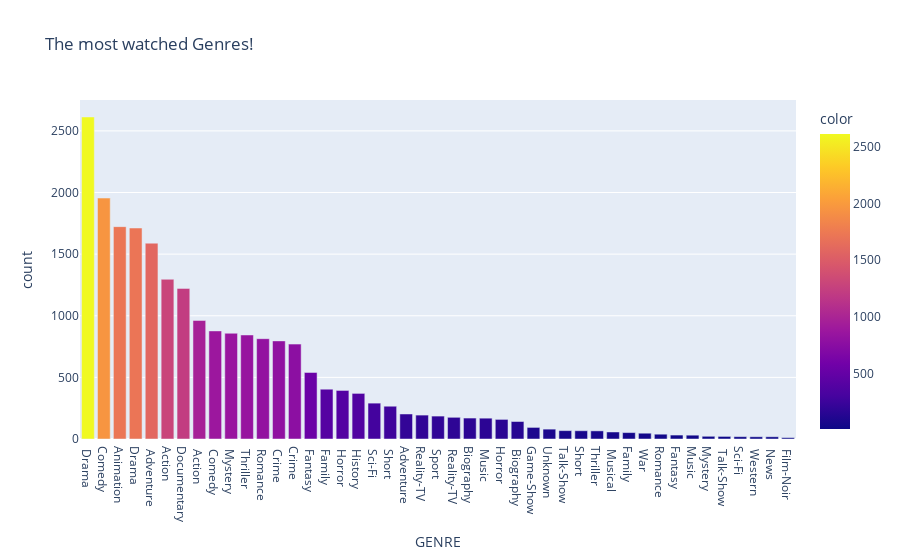

The cell this chart's notebook holds for it:
### Code cell
GENRE = pd.Series(df.GENRE.str.split(',').sum()).value_counts()
GENRE = GENRE[GENRE>10]

px.bar(GENRE, y=GENRE.values, x=GENRE.index, color=GENRE.values, title= 'The most watched Genres!', 
    labels={
    'index': 'GENRE',
    'y': 'count'
        })

### Figure 1 — Plotly figure (JSON) as saved in the notebook; plotly's stock layout.template omitted (floating-point values rounded to 4 significant figures)
{"data": [{"alignmentgroup": "True", "hovertemplate": "GENRE=%{x}<br>count=%{y}<br>color=%{marker.color}<extra></extra>", "legendgroup": "", "marker": {"color": [2613, 1955, 1723, 1712, 1589, 1296, 1222, 962, 877, 858, 844, 814, 796, 770, 540, 404, 394, 370, 291, 266, 203, 194, 186, 176, 170, 169, 159, 142, 94, 80, 68, 67, 66, 57, 52, 47, 39, 32, 31, 22, 21, 19, 18, 18, 11], "coloraxis": "coloraxis", "pattern": {"shape": ""}}, "name": "", "offsetgroup": "", "orientation": "v", "showlegend": false, "textposition": "auto", "type": "bar", "x": [" Drama", "Comedy", "Animation", "Drama", " Adventure", "Action", "Documentary", " Action", " Comedy", " Mystery", " Thriller", " Romance", " Crime", "Crime", " Fantasy", " Family", " Horror", " History", " Sci-Fi", " Short", "Adventure", "Reality-TV", " Sport", " Reality-TV", "Biography", " Music", "Horror", " Biography", "Game-Show", "Unknown", "Talk-Show", "Short", "Thriller", " Musical", "Family", " War", "Romance", "Fantasy", "Music", "Mystery", " Talk-Show", "Sci-Fi", " Western", " News", " Film-Noir"], "xaxis": "x", "y": [2613, 1955, 1723, 1712, 1589, 1296, 1222, 962, 877, 858, 844, 814, 796, 770, 540, 404, 394, 370, 291, 266, 203, 194, 186, 176, 170, 169, 159, 142, 94, 80, 68, 67, 66, 57, 52, 47, 39, 32, 31, 22, 21, 19, 18, 18, 11], "yaxis": "y"}], "layout": {"barmode": "relative", "coloraxis": {"colorbar": {"title": {"text": "color"}}, "colorscale": [[0.0, "#0d0887"], [0.1111, "#46039f"], [0.2222, "#7201a8"], [0.3333, "#9c179e"], [0.4444, "#bd3786"], [0.5556, "#d8576b"], [0.6667, "#ed7953"], [0.7778, "#fb9f3a"], [0.8889, "#fdca26"], [1.0, "#f0f921"]]}, "legend": {"tracegroupgap": 0}, "title": {"text": "The most watched Genres!"}, "xaxis": {"anchor": "y", "domain": [0.0, 1.0], "title": {"text": "GENRE"}}, "yaxis": {"anchor": "x", "domain": [0.0, 1.0], "title": {"text": "count"}}}}
